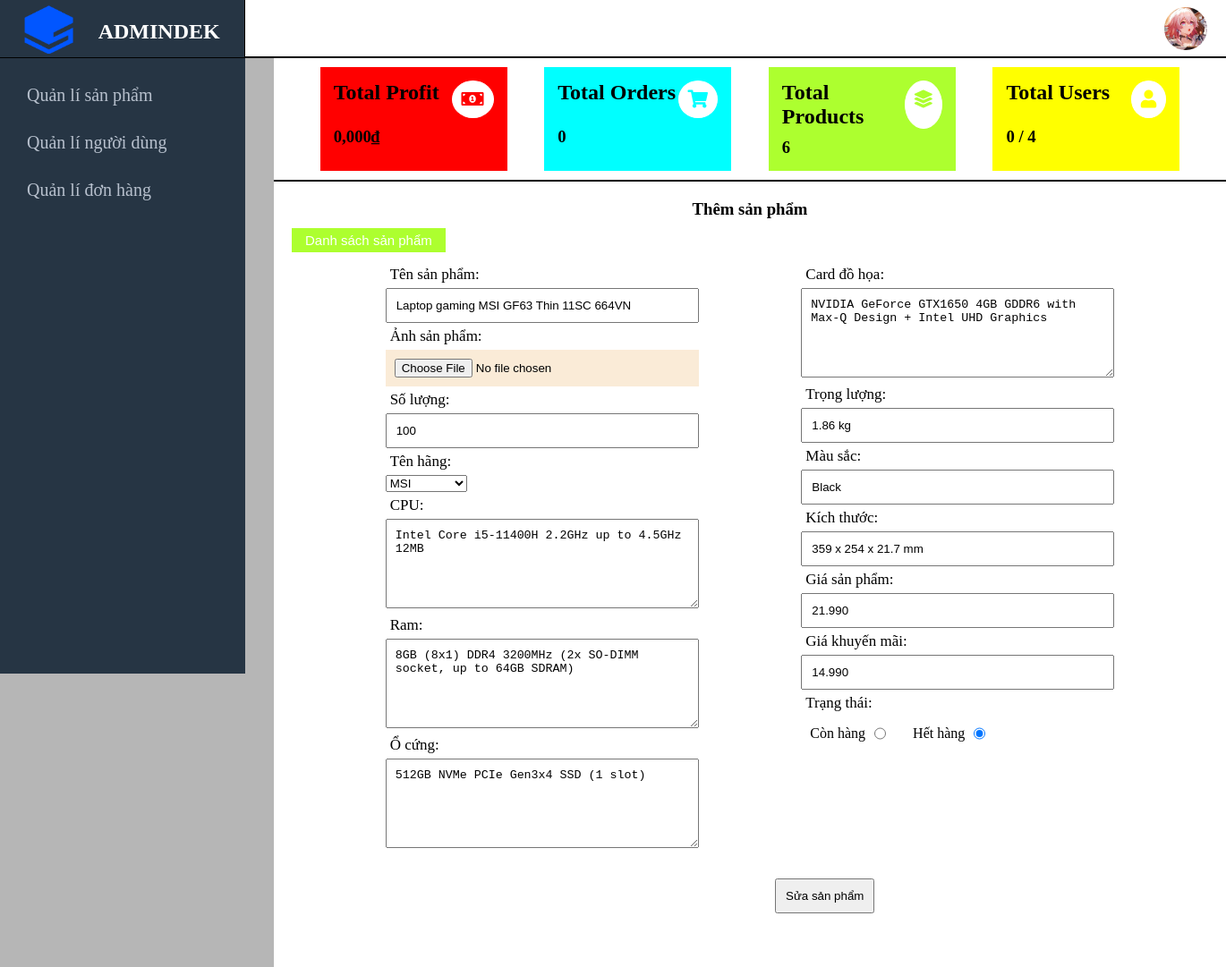
/admin.php?type=fixed_product&id=20 (signed in), run on the app's committed database.
### tables this page shows
CREATE TABLE `product` (
  `id` int(11) NOT NULL,
  `name` varchar(200) NOT NULL,
  `image` text DEFAULT NULL,
  `quantity` text DEFAULT NULL,
  `price` float(10,3) DEFAULT 0.000,
  `sale_price` float(10,3) DEFAULT 0.000,
  `id_hang` int(11) DEFAULT NULL,
  `cpu` text DEFAULT NULL,
  `ram` text DEFAULT NULL,
  `o_cung` text DEFAULT NULL,
  `card_do_hoa` text DEFAULT NULL,
  `trong_luong` text DEFAULT NULL,
  `mau_sac` text DEFAULT NULL,
  `kich_thuoc` text DEFAULT NULL,
  `status` tinyint(4) NOT NULL DEFAULT 1
);

### fixed_product.php (the view, shortened to what this page needs)
<?php
if (isset($_GET['id'])) {
    $id_product = $_GET['id'];
    $sql = "SELECT product.*, hang.name AS 'name_hang' FROM product JOIN hang ON product.id_hang = hang.id WHERE product.id = $id_product";
    $result = mysqli_query($conn, $sql);
    $hangg = mysqli_query($conn, "SELECT * FROM hang");
    if (mysqli_num_rows($result) > 0) {
        $product = mysqli_fetch_assoc($result);
    } else {
        $error_fixed1 = "Không tìm thấy sản phẩm";
        header('location: admin.php?type=manager_product');
        exit();
    }
} else {
    $error_fixed2 = "Không tìm thấy ID sản phẩm";
    header('location: admin.php?type=manager_product');
    exit();
}
?>
<!DOCTYPE html>
<html lang="en">
<head>
    <link rel="stylesheet" href="./Css/styles.css">
    <link rel="stylesheet" href="./Css/responsive_home.css">
</head>
<body>
    <div class="header_add_product">
        <div class="title_add_product">
            <h3>Thêm sản phẩm</h3>
        </div>
        <div class="operation_add_product">
            <button><a href="admin.php?type=manager_product">Danh sách sản phẩm</a></button>
        </div>
        <div class="frame_form_add_product">
            <form class="" action="" method="POST" role="form" enctype="multipart/form-data">
                <div class="form_add_product">
                    <div>
                        <div class="form-group">
                            <label class="title_info" for="">Tên sản phẩm:</label>
                            <input value="<?php echo $product['name']; ?>" type="text" class="form-control" id="" name="name" placeholder="Nhập tên sản phẩm">
                        </div>
                        <div class="form-group img_product">
                            <label class="title_info" for="">Ảnh sản phẩm:</label>
                            <input type="file" class="form-control" id="" name="image" placeholder="Ảnh sản phẩm">
                        </div>
                        <div class="form-group">
                            <label class="title_info" for="">Số lượng:</label>
                            <input value="<?php echo $product['quantity']; ?>" type="text" class="form-control" id="" name="quantity" placeholder="Nhập số lượng sản phẩm">
                        </div>
                        <div class="form-group">
                            <label class="title_info" for="">Tên hãng:</label>
                            <select name="id_hang" id="input" class="form-control" required="required">
                                <?php
                                while ($cet = mysqli_fetch_assoc($hangg)) {
                                    $selected = ($cet['id'] == $product['id_hang']) ? "selected" : "";
                                    echo "<option value='" . $cet['id'] . "' $selected>" . $cet['name'] . "</option>";
                                }
                                ?>
                            </select>
                        </div>
                        <div class="form-group">
                            <label class="title_info" for="">CPU:</label>
                            <textarea type="text" class="form-control content_product" id="" name="cpu" placeholder="CPU của sản phẩm"><?php echo $product['cpu']; ?></textarea>
                        </div>
                        <div class="form-group">
                            <label class="title_info" for="">Ram:</label>
                            <textarea type="text" class="form-control content_product" id="" name="ram" placeholder="Ram của sản phẩm"><?php echo $product['ram']; ?></textarea>
                        </div>
                        <div class="form-group">
                            <label class="title_info" for="">Ổ cứng:</label>
                            <textarea type="text" class="form-control content_product" id="" name="o_cung" placeholder="Ổ cứng của sản phẩm"><?php echo $product['o_cung']; ?></textarea>
                        </div>
                    </div>
                    <div>
                        <div class="form-group">
                            <label class="title_info" for="">Card đồ họa:</label>
                            <textarea type="text" class="form-control content_product" id="" name="card_do_hoa" placeholder="Card đồ họa của sản phẩm"><?php echo $product['card_do_hoa']; ?></textarea>
                        </div>
                        <div class="form-group">
                            <label class="title_info" for="">Trọng lượng:</label>
                            <input value="<?php echo $product['trong_luong']; ?>" type="text" class="form-control" id="" name="trong_luong" placeholder="Trọng lượng của sản phẩm">
                        </div>
                        <div class="form-group">
                            <label class="title_info" for="">Màu sắc:</label>
                            <input value="<?php echo $product['mau_sac']; ?>" type="text" class="form-control" id="" name="mau_sac" placeholder="Màu sắc của sản phẩm">
                        </div>
                        <div class="form-group">
                            <label class="title_info" for="">Kích thước:</label>
                            <input value="<?php echo $product['kich_thuoc']; ?>" type="text" class="form-control" id="" name="kich_thuoc" placeholder="Kích thước của sản phẩm">
                        </div>
                        <div class="form-group">
                            <label class="title_info" for="">Giá sản phẩm:</label>
                            <input value="<?php echo $product['price']; ?>" type="text" class="form-control" id="" name="price" placeholder="Nhập giá sản phẩm">
                        </div>
                        <div class="form-group">
                            <label class="title_info" for="">Giá khuyến mãi:</label>
                            <input value="<?php echo $product['sale_price']; ?>" type="text" class="form-control" id="" name="sale_price" placeholder="Nhập giá khuyến mãi">
                        </div>
                        <div class="form-group">
                            <label class="title_info" for="">Trạng thái:</label>
                            <div class="checkboxx">
                                <div class="checkbox-container">
                                    <label>Còn hàng</label>
                                    <input type="radio" name="status" value="1" id="duyet" checked="checked">
                                </div>
                                <div class="checkbox-container checkbox-sold-out">
                                    <label>Hết hàng</label>
                                    <input type="radio" name="status" value="0" id="chuaduyet" checked="checked">
                                </div>
                            </div>
                        </div>
                    </div>
                </div>
                <button type="submit">Sửa sản phẩm</button>
            </form>
        </div>
    </div>
</body>
</html>

### Css/styles.css (style rules this page uses)
* { box-sizing: border-box; margin: 0; padding: 0; }
html body { background-color: #b6b6b6; overflow-y: scroll; flex-grow: 1; }
.header_add_product { background-color: white; padding: 10px; }
.header_add_product .title_add_product { text-align: center; margin-top: 10px; }
.header_add_product .operation_add_product button a { text-decoration: none; font-size: 15px; color: white; padding: 10px; }
.header_add_product .operation_add_product button { background-color: greenyellow; margin: 10px; padding: 5px; border: none; }
.header_add_product .frame_form_add_product form .title_info { display: block; padding: 5px; font-size: 17px; }
.header_add_product .frame_form_add_product form input { display: block; padding: 10px; width: 350px; }
.header_add_product .frame_form_add_product .form_add_product { display: flex; justify-content: space-evenly; }
.header_add_product .frame_form_add_product .form_add_product .img_product input { width: 350px; background-color: antiquewhite; cursor: pointer; }
.header_add_product .frame_form_add_product form button { padding: 10px; margin-top: 30px; margin-left: 550px; margin-bottom: 50px; }
.header_add_product .frame_form_add_product form .content_product { width: 350px; height: 100px; padding: 10px; }
.header_add_product form .checkboxx { display: flex; }
.header_add_product form .checkboxx .checkbox-container { display: flex; }
.header_add_product form .checkboxx .checkbox-container input { width: auto; padding: 10px; }
.header_add_product form .checkboxx .checkbox-container label { width: auto; padding: 10px; }
.header_add_product form .checkboxx .checkbox-sold-out { margin-left: 20px; }

### data on the page
product: name "Laptop gaming MSI GF63 Thin 11SC 664VN", quantity "100", cpu "Intel Core i5-11400H 2.2GHz up to 4.5GHz 12MB", ram "8GB (8x1) DDR4 3200MHz (2x SO-DIMM socket, up to 64GB SDRAM)", o_cung "512GB NVMe PCIe Gen3x4 SSD (1 slot)", card_do_hoa "NVIDIA GeForce GTX1650 4GB GDDR6 with Max-Q Design + Intel UHD Graphics", trong_luong "1.86 kg", mau_sac "Black", kich_thuoc "359 x 254 x 21.7 mm", price "21.990", sale_price "14.990"

### other printed values
$totalRevenue * 1000 "0"
$totalOrders "0"
$totalProducts "6"
$onlineUsers "0"
$totalUsers "4"
form field id_hang "MSI"
